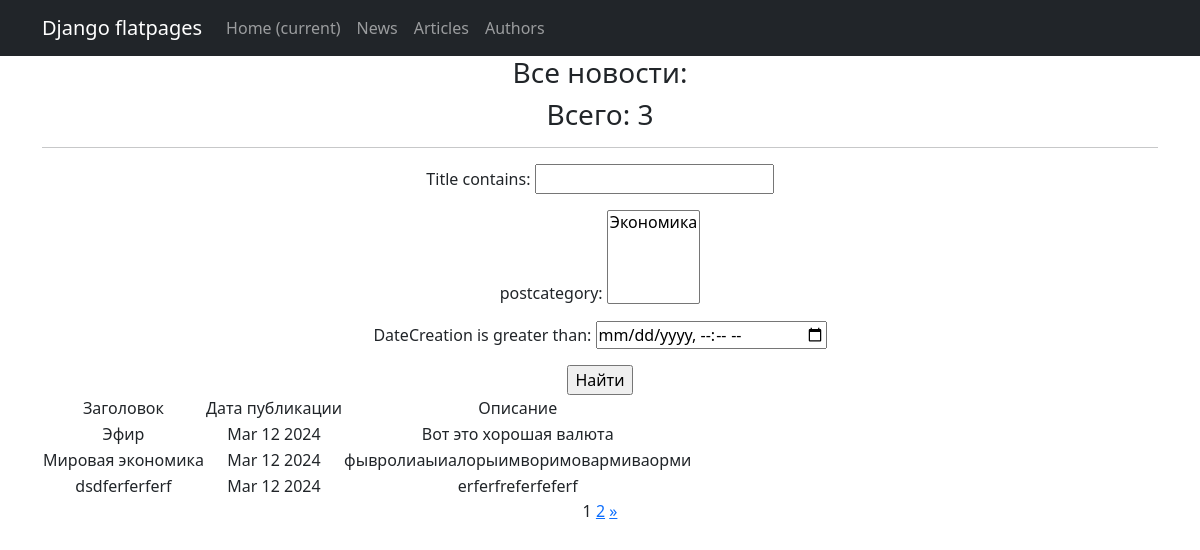
Screenshot of /post/search/ with the database file from the repository.
### newapp/models.py (models this page shows, shortened)
class Post(models.Model):
    author = models.ForeignKey(Author, on_delete=models.CASCADE)
    NEWS = 'NW'
    ARTICLE = 'AR'
    CATEGORY_CHOICES = (
        (NEWS, 'Новость'),
        (ARTICLE, 'Статья'),
    )
    categoryType = models.CharField(max_length=2, choices=CATEGORY_CHOICES, default=ARTICLE)
    dateCreation = models.DateTimeField(auto_now_add=True)
    postCategory = models.ManyToManyField(Category, through='PostCategory')
    title = models.CharField(max_length=128)
    text = models.TextField()
    rating = models.SmallIntegerField(default=0)

### newapp/views.py (the view)
# urls.py: path('post/search/', PostsSearch.as_view(), name='post_search'),
class PostsSearch(ListView):
    model = Post
    ordering = '-dateCreation'
    template_name = 'post_search.html'
    context_object_name = 'news'
    paginate_by = 3
    def get_queryset(self):
        queryset = super().get_queryset()
        self.filterset = PostFilter(self.request.GET, queryset)
        return self.filterset.qs
    def get_context_data(self, **kwargs):
        context = super().get_context_data(**kwargs)
        context['filterset'] = self.filterset
        return context

### newapp/models.py (called while the page is built)
    def __str__(self):
        return self.name.title()

### newapp/templatetags/custom_filters.py (called while the page is built)
@register.filter()
def censor(value):
    for word in censored_words:
        value = value.replace(word, '*' * len(word))
    return value

@register.simple_tag(takes_context=True)
def url_replace(context, **kwargs):
    d = context['request'].GET.copy()
    for k, v in kwargs.items():
        d[k] = v
    return d.urlencode()

### templates/post_search.html (shortened to what this page needs)
{% extends 'flatpages/default.html' %}
{% load custom_filters %}
{% block content %}
<h3>Все новости:</h3>
<h3>Всего: {{ news|length }}</h3>
<hr>
<form action ="" method="get">
    {{ filterset.form.as_p }}
    <input type="submit" value="Найти" />
</form>
{% if news %}
<table>
    <tr>
    <td>Заголовок</td>
    <td>Дата публикации</td>
    <td>Описание</td>
    </tr>
    {% for i in news %}
    <tr>
        <td>{{ i.title}} </td>
        <td>{{ i.dateCreation|date:'M d Y' }}</td>
        <td>{{ i.text|truncatewords:20 }}</td>
    </tr>
    {% endfor %}
</table>
{% else %}
<h2>Новостей нет!</h2>
{% endif %}
{{ page_obj.number }}
{% if page_obj.has_next %}
<a href="?{% url_replace page=page_obj.next_page_number %}">{{ page_obj.next_page_number }}</a>
<a href="?page={{ page_obj.paginator.num_pages }}"> &raquo;</a>
{% endif %}
{% endblock content %}

### rows the page displays
Post: title "Эфир", dateCreation "Mar 12 2024", text "Вот это хорошая валюта"
Post: title "Мировая экономика", dateCreation "Mar 12 2024", text "фывролиаыиалорыимворимовармиваорми"
Post: title "dsdferferferf", dateCreation "Mar 12 2024", text "erferfreferfeferf"

### other values shown
{{ news|length }} "3"
{{ page_obj.number }} "1"
{{ page_obj.next_page_number }} "2"
